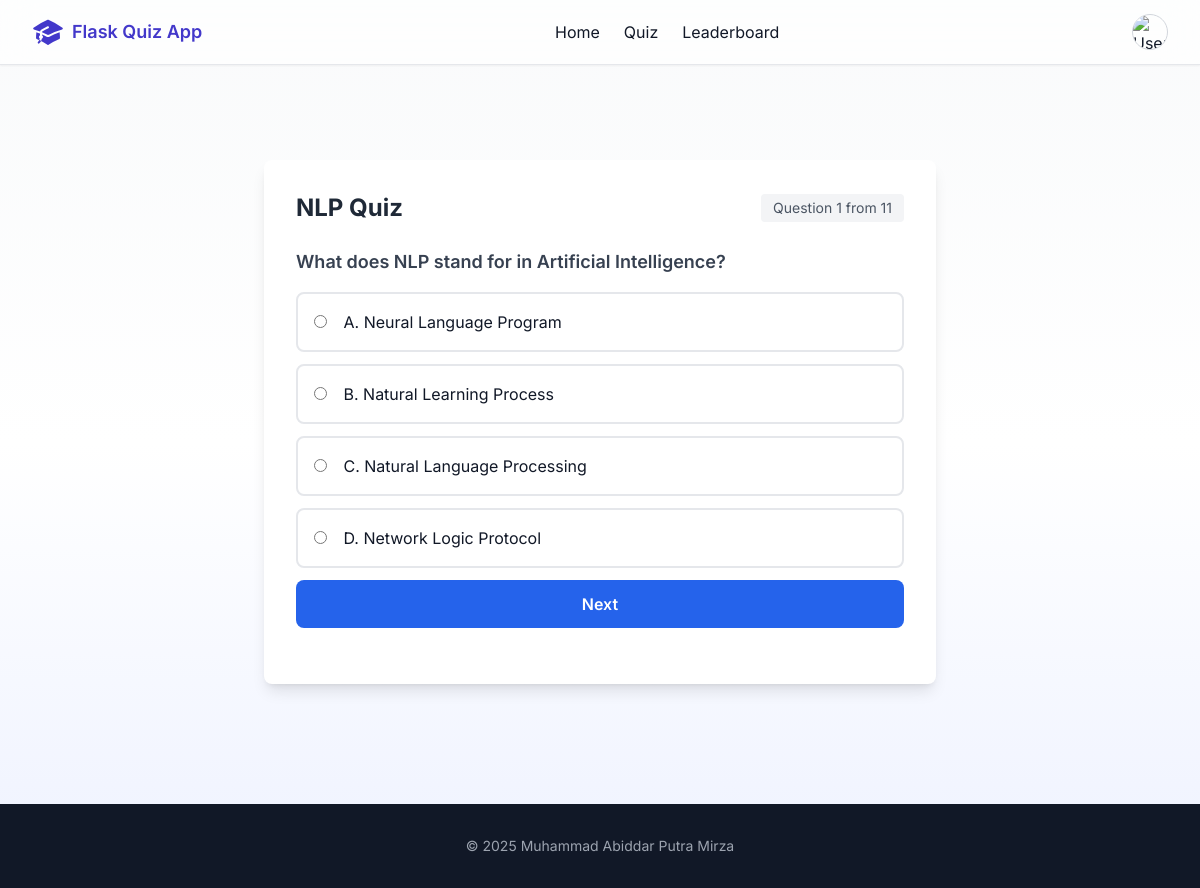
Page /quiz (signed in) on the committed database.
### website/models.py (models this page shows)
class Quiz(db.Model):
    id = db.Column(db.Integer, primary_key=True)
    question = db.Column(db.String(500), nullable=False)
    option_a = db.Column(db.String(200), nullable=False)
    option_b = db.Column(db.String(200), nullable=False)
    option_c = db.Column(db.String(200), nullable=False)
    option_d = db.Column(db.String(200), nullable=False)
    correct_option = db.Column(db.String(1), nullable=False) # A, B, C, dan D

### website/views.py (the view, shortened to what this page needs)
@views.route("/quiz", methods=["GET", "POST"])
@login_required
def quiz():
    questions = db.session.query(Quiz).all()
    if ('quiz_order' not in session or
        'is_answered' not in session or
        'current_question' not in session or
        'score' not in session or
        request.args.get('reset') == '1'):
        session['quiz_order'] = [q.id for q in questions]
        random.shuffle(session['quiz_order'])
        session['is_answered'] = [False] * len(questions)
        session['current_question'] = 0
        session['score'] = 0
        session.modified = True
    while (session.get('current_question', 0) < len(session.get('quiz_order', [])) and
           session.get('is_answered', [])[session['current_question']]):
        session['current_question'] += 1
        session.modified = True
    question_id = session['quiz_order'][session['current_question']]
    session['current_question'] += 1
    session.modified = True
    question = Quiz.query.get(question_id)
    if not question:
        flash("Error: Pertanyaan tidak ditemukan!", category="error")
        return redirect(url_for('views.quiz', reset=1))
    return render_template("quiz.html",
                         question=question,
                         current_question_number=session['current_question'],
                         total_questions=len(session['quiz_order']))

### website/__init__.py (called while the page is built)
def create_app():
    app = Flask(__name__)
    basedir = os.path.abspath(os.path.dirname(__file__))
    app.config['SQLALCHEMY_DATABASE_URI'] = f"sqlite:///{os.path.join(basedir, 'database.db')}"
    app.config['SECRET_KEY'] = 'secret'
    db.init_app(app)
    from .views import views as views_bp
    from .auth import auth as auth_bp
    app.register_blueprint(views_bp, url_prefix='/')
    app.register_blueprint(auth_bp, url_prefix='/')
    from .models import User
    create_database(app)
    login_manager = LoginManager()
    login_manager.login_view = 'auth.login'
    login_manager.init_app(app)
    @login_manager.user_loader
    def load_user(id):
        from .models import User
        return User.query.get(int(id))
    @app.context_processor
    def inject_user():
        return dict(user=current_user)
    return app

### website/templates/quiz.html
{% extends "base.html" %}
{% block content %}
<div class="max-w-2xl mx-auto bg-white p-8 shadow-lg rounded-lg">
    <div class="mb-6">
        <div class="flex justify-between items-center mb-4">
            <h2 class="text-2xl font-bold text-gray-800">NLP Quiz</h2>
            <span class="text-sm text-gray-600 bg-gray-100 px-3 py-1 rounded">
                Question {{ current_question_number }} from {{ total_questions }}
            </span>
        </div>
    </div>
    <div class="mb-6">
        <h3 class="text-lg font-semibold text-gray-700 mb-4">{{ question.question }}</h3>
        <form method="POST" class="space-y-3">
            <label class="block p-4 border-2 border-gray-200 rounded-lg hover:border-blue-500 cursor-pointer transition">
                <input type="radio" name="answer" value="A" required class="mr-3">
                <span>A. {{ question.option_a }}</span>
            </label>
            <label class="block p-4 border-2 border-gray-200 rounded-lg hover:border-blue-500 cursor-pointer transition">
                <input type="radio" name="answer" value="B" required class="mr-3">
                <span>B. {{ question.option_b }}</span>
            </label>
            <label class="block p-4 border-2 border-gray-200 rounded-lg hover:border-blue-500 cursor-pointer transition">
                <input type="radio" name="answer" value="C" required class="mr-3">
                <span>C. {{ question.option_c }}</span>
            </label>
            <label class="block p-4 border-2 border-gray-200 rounded-lg hover:border-blue-500 cursor-pointer transition">
                <input type="radio" name="answer" value="D" required class="mr-3">
                <span>D. {{ question.option_d }}</span>
            </label>
            <button type="submit" class="w-full bg-blue-600 text-white px-6 py-3 rounded-lg hover:bg-blue-700 transition font-semibold mt-6">
                {{ 'Submit' if current_question_number == total_questions else 'Next' }}
            </button>
        </form>
    </div>
</div>
{% endblock %}

### website/templates/base.html (style rules this page uses)
body { font-family: 'Inter', sans-serif; }

### rows in the picture
Quiz: question "What does NLP stand for in Artificial Intelligence?", option_a "Neural Language Program", option_b "Natural Learning Process", option_c "Natural Language Processing", option_d "Network Logic Protocol"

### other values in the picture
{{ current_question_number }} "1"
{{ total_questions }} "11"
{{ 'Submit' if current_question_number == total_questions else 'Next' }} "Next"
